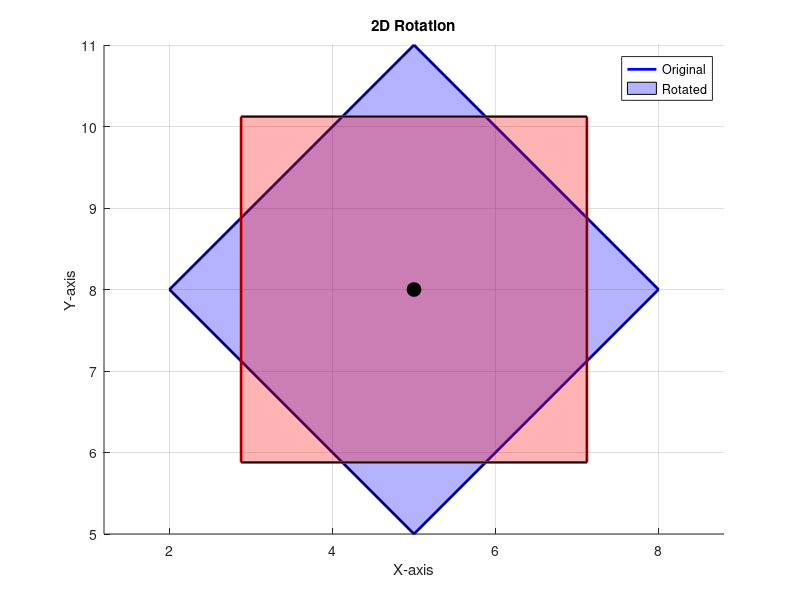

Write MATLAB code to recreate this figure.
clc; clear; close all;

ORIGINAL_POINTS = [5, 5; 8, 8; 5, 11; 2, 8; 5, 5];
CENTER = [5, 8];
ANGLE = 45;
RAD = deg2rad(ANGLE);

figure;
hold on;
grid on;
axis equal;
title('2D Rotation');
xlabel('X-axis');
ylabel('Y-axis');

plot(ORIGINAL_POINTS(:, 1), ORIGINAL_POINTS(:, 2), 'b-', 'LineWidth', 2);
fill(ORIGINAL_POINTS(:, 1), ORIGINAL_POINTS(:, 2), 'b', 'FaceAlpha', 0.3);

ROTATION_MATRIX = [cos(RAD), -sin(RAD); sin(RAD), cos(RAD)];
RELATIVE_POINTS = ORIGINAL_POINTS - CENTER;
ROTATED_RELATIVE = RELATIVE_POINTS * ROTATION_MATRIX;
ROTATED_POINTS = ROTATED_RELATIVE + CENTER;

plot(ROTATED_POINTS(:, 1), ROTATED_POINTS(:, 2), 'r-', 'LineWidth', 2);
fill(ROTATED_POINTS(:, 1), ROTATED_POINTS(:, 2), 'r', 'FaceAlpha', 0.3);
plot(CENTER(1), CENTER(2), 'ko', 'MarkerSize', 10, 'MarkerFaceColor', 'k');

legend('Original', 'Rotated');
